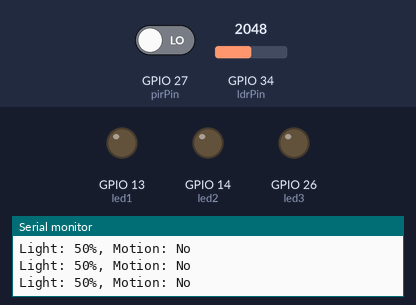
Simulated run of this sketch. Board: ESP32. On the bench: output pins drawn as LEDs (lit = HIGH), the last lines printed to the serial monitor. Inputs (shaded band) come from the test bench; at power-on: GPIO 27 (pirPin) LOW, GPIO 34 (ldrPin) = 2048.

Above: at 1.2 s.
1.3 s: GPIO 27 (pirPin) driven HIGH
At 2.7 s:
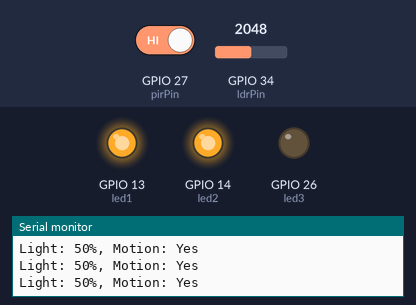
3.0 s: GPIO 34 (ldrPin) set to 2114
At 4.1 s:
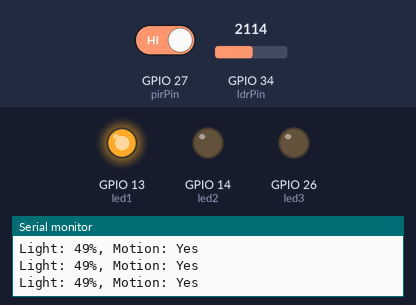
4.5 s: GPIO 34 (ldrPin) set to 491
At 5.3 s:
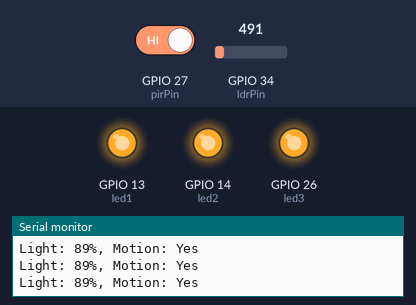
6.0 s: GPIO 34 (ldrPin) set to 830
7.5 s: GPIO 34 (ldrPin) set to 900
At 8.7 s:
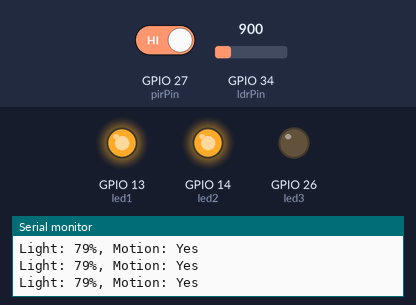
9.0 s: GPIO 34 (ldrPin) set to 40
At 10.1 s:
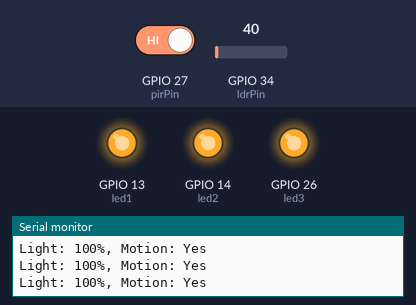
Timing chart, 0 to 11.5 s (numbered marks = the images above; inputs shaded):
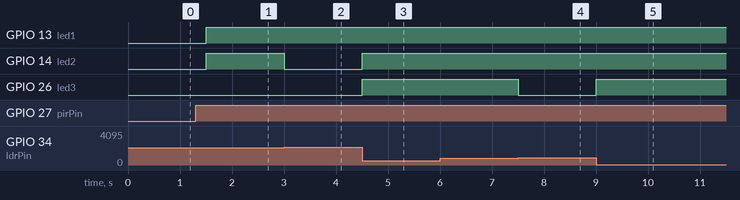

Measured:
- the behaviour switches between 2088 and 2089 on GPIO 34 (ldrPin) (found by bisection; images 1 and 2)
- the behaviour switches between 859 and 860 on GPIO 34 (ldrPin) (found by bisection; images 3 and 4)
- after the input at 1.3 s, GPIO 13 (led1), GPIO 14 (led2): LOW → HIGH after 0.20 s
- after the input at 3.0 s, GPIO 14 (led2): HIGH → LOW at once
- after the input at 4.5 s, GPIO 14 (led2), GPIO 26 (led3): LOW → HIGH at once
- after the input at 7.5 s, GPIO 26 (led3): HIGH → LOW at once
- after the input at 9.0 s, GPIO 26 (led3): LOW → HIGH at once

The sketch:

pirSensor.ino
```cpp
//חיישן תזוזה
// #include "PirSensor.h"

// PirSensor sensor(27, 14); // PIR מחובר ל-D2, נורה ל-D13

// void setup() {
//   Serial.begin(9600);
//   sensor.begin();
// }

// void loop() {
//   sensor.checkAndLight();
// }

#include "LdrSensor.h"
#include "PirSensor.h"

const int led1 = 13;
const int led2 = 14;
const int led3 = 26;
const int ldrPin = 34;
const int pirPin = 27; // שימי את חיישן התנועה בכניסה דיגיטלית פנויה

LdrSensor ldr(ldrPin);
PirSensor pir(pirPin, -1); // לא נשתמש ב-ledPin מתוך PirSensor

void setup() {
  Serial.begin(115200);

  pinMode(led1, OUTPUT);
  pinMode(led2, OUTPUT);
  pinMode(led3, OUTPUT);

  pir.begin();
}

void loop() {
  int lightPercent = ldr.readPercent();  // 0% = אור מלא, 100% = חושך
  int motionDetected = digitalRead(pirPin); // נקרא ישירות כדי לשלוט אנחנו

  Serial.print("Light: ");
  Serial.print(lightPercent);
  Serial.print("%, Motion: ");
  Serial.println(motionDetected == HIGH ? "Yes" : "No");

  if (lightPercent > 20 && motionDetected == HIGH) {
    // חושך + תזוזה — להדליק בהתאם לרמת החושך
    if (lightPercent < 50) {
      digitalWrite(led1, HIGH);
      digitalWrite(led2, LOW);
      digitalWrite(led3, LOW);
    }
    else if (lightPercent < 80) {
      digitalWrite(led1, HIGH);
      digitalWrite(led2, HIGH);
      digitalWrite(led3, LOW);
    }
    else {
      digitalWrite(led1, HIGH);
      digitalWrite(led2, HIGH);
      digitalWrite(led3, HIGH);
    }
  } else {
    // אין תזוזה או שיש אור – כבה הכל
    digitalWrite(led1, LOW);
    digitalWrite(led2, LOW);
    digitalWrite(led3, LOW);
  }

  delay(300);
}
```

LdrSensor.cpp
```cpp
#include "Arduino.h"
#include "esp32-hal-adc.h"
#include "LdrSensor.h"
LdrSensor::LdrSensor(int analogPin){
  pin=analogPin;
  minVal=0;
  maxVal=4095;
}
int LdrSensor::readRaw(){
  return analogRead(pin);
}
int LdrSensor::readPercent(){
  int raw=readRaw();
  int percent=map(raw, minVal, maxVal, 100, 0);
  return constrain(percent, 0, 100);
}
bool LdrSensor::isDark(int threshold){
  return readPercent()>threshold;
}
```

LdrSensor.h
```cpp
#ifndef LDR_SENSOR_H
#define LDR_SENSOR_H
#include <Arduino.h>
class LdrSensor {
private:
  int pin;
  int minVal, maxVal;
public:
  LdrSensor(int analogPin);
  int readRaw();
  int readPercent();
  bool isDark(int threshold=70);
};
#endif
```

PirSensor.cpp
```cpp
#include "PirSensor.h"

PirSensor::PirSensor(int pir, int led) {
  pirPin = pir;
  ledPin = led;
}

void PirSensor::begin() {
  pinMode(pirPin, INPUT);
  pinMode(ledPin, OUTPUT);
}

void PirSensor::checkAndLight() {
  int motionDetected = digitalRead(pirPin);
  if (motionDetected == HIGH) {
    digitalWrite(ledPin, HIGH);
  } else {
    digitalWrite(ledPin, LOW);
  }
}
```

PirSensor.h
```cpp
#ifndef PIR_SENSOR_H
#define PIR_SENSOR_H

#include <Arduino.h>

class PirSensor {
  private:
    int pirPin;
    int ledPin;

  public:
    PirSensor(int pir, int led);
    void begin();
    void checkAndLight();
};

#endif
```
